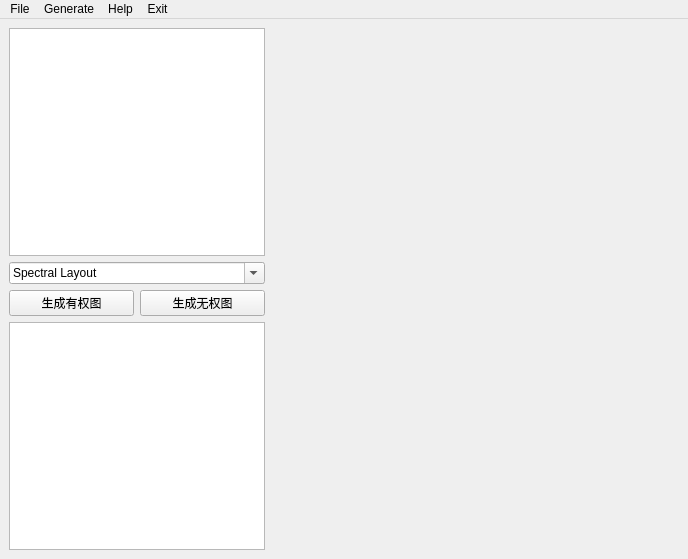
<?xml version="1.0" encoding="UTF-8"?>
<ui version="4.0">
 <class>MainWindow</class>
 <widget class="QMainWindow" name="MainWindow">
  <property name="geometry">
   <rect>
    <x>0</x>
    <y>0</y>
    <width>688</width>
    <height>559</height>
   </rect>
  </property>
  <property name="windowTitle">
   <string>MainWindow</string>
  </property>
  <widget class="QWidget" name="centralwidget">
   <layout class="QFormLayout" name="formLayout">
    <item row="0" column="0">
     <layout class="QHBoxLayout" name="horizontalLayout_2">
      <item>
       <layout class="QVBoxLayout" name="verticalLayout">
        <item>
         <widget class="QPlainTextEdit" name="plainTextEdit"/>
        </item>
        <item>
         <widget class="QComboBox" name="comboBox">
          <property name="editable">
           <bool>true</bool>
          </property>
          <item>
           <property name="text">
            <string>Spectral Layout</string>
           </property>
          </item>
          <item>
           <property name="text">
            <string>Kamada-Kawai Layout</string>
           </property>
          </item>
          <item>
           <property name="text">
            <string>Circular Layout</string>
           </property>
          </item>
          <item>
           <property name="text">
            <string>Spring Layout</string>
           </property>
          </item>
         </widget>
        </item>
        <item>
         <layout class="QHBoxLayout" name="horizontalLayout" stretch="0,0">
          <item>
           <widget class="QPushButton" name="pushButton">
            <property name="text">
             <string>生成有权图</string>
            </property>
           </widget>
          </item>
          <item>
           <widget class="QPushButton" name="pushButton_2">
            <property name="text">
             <string>生成无权图</string>
            </property>
           </widget>
          </item>
         </layout>
        </item>
        <item>
         <widget class="QTextEdit" name="textEdit"/>
        </item>
       </layout>
      </item>
      <item>
       <widget class="QWidget" name="widget" native="true">
        <property name="sizePolicy">
         <sizepolicy hsizetype="Expanding" vsizetype="Expanding">
          <horstretch>0</horstretch>
          <verstretch>0</verstretch>
         </sizepolicy>
        </property>
        <property name="minimumSize">
         <size>
          <width>10</width>
          <height>10</height>
         </size>
        </property>
        <property name="maximumSize">
         <size>
          <width>16777212</width>
          <height>16777214</height>
         </size>
        </property>
        <property name="layoutDirection">
         <enum>Qt::RightToLeft</enum>
        </property>
       </widget>
      </item>
     </layout>
    </item>
   </layout>
  </widget>
  <widget class="QMenuBar" name="menubar">
   <property name="geometry">
    <rect>
     <x>0</x>
     <y>0</y>
     <width>688</width>
     <height>22</height>
    </rect>
   </property>
   <widget class="QMenu" name="menuFile">
    <property name="title">
     <string>File</string>
    </property>
    <widget class="QMenu" name="menuSave_as">
     <property name="title">
      <string>Save as</string>
     </property>
     <addaction name="actionfile"/>
     <addaction name="actionGraph"/>
    </widget>
    <addaction name="actionOpen"/>
    <addaction name="menuSave_as"/>
   </widget>
   <widget class="QMenu" name="menuGenerate">
    <property name="title">
     <string>Generate</string>
    </property>
    <addaction name="separator"/>
    <addaction name="actionUnauthorized_Graph"/>
    <addaction name="actionAuthorized_Graph"/>
   </widget>
   <widget class="QMenu" name="menuHelp">
    <property name="title">
     <string>Help</string>
    </property>
    <addaction name="actionReadme"/>
   </widget>
   <widget class="QMenu" name="menuExit">
    <property name="title">
     <string>Exit</string>
    </property>
    <addaction name="actionProgram_Exit"/>
   </widget>
   <addaction name="menuFile"/>
   <addaction name="menuGenerate"/>
   <addaction name="menuHelp"/>
   <addaction name="menuExit"/>
  </widget>
  <action name="actionOpen">
   <property name="text">
    <string>Open</string>
   </property>
  </action>
  <action name="actionfile">
   <property name="text">
    <string>file</string>
   </property>
  </action>
  <action name="actionUnauthorized_Graph">
   <property name="text">
    <string>Unauthorized Graph</string>
   </property>
  </action>
  <action name="actionAuthorized_Graph">
   <property name="text">
    <string>Authorized Graph</string>
   </property>
  </action>
  <action name="actionGraph">
   <property name="text">
    <string>Graph</string>
   </property>
  </action>
  <action name="actionReadme">
   <property name="text">
    <string>README</string>
   </property>
  </action>
  <action name="actionProgram_Exit">
   <property name="text">
    <string>Program Exit</string>
   </property>
  </action>
 </widget>
 <resources/>
 <connections/>
</ui>
